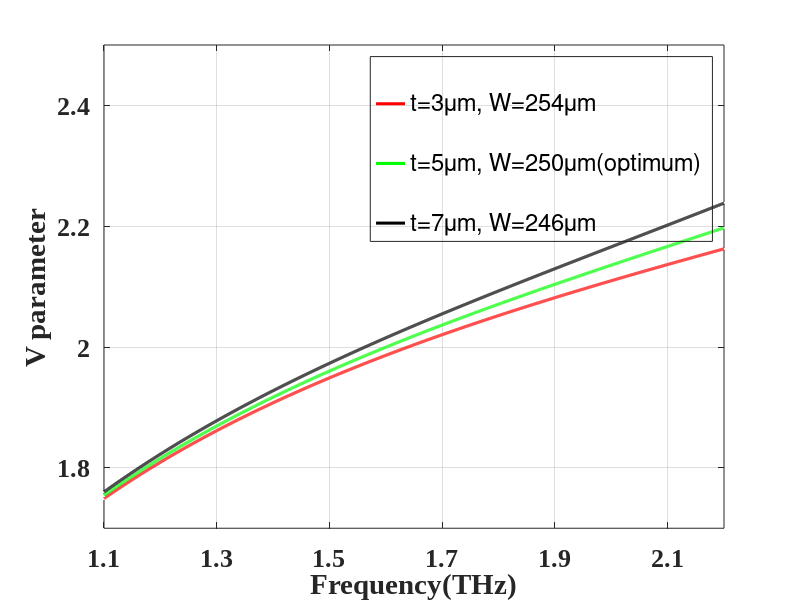

The MATLAB source for this figure:
%%%%%%%%%%%%%%%%%%%%%%%%%%%%%%t=3um_ethanol
start_5_lam1=[
    1.1
    1.2
    1.3
    1.4
    1.5
    1.6
    1.7
    1.8
    1.9
    2.0
    2.1
    2.2 
];

%FUNDAMENTAL MODE imaginary part
start_5_img=[
    1.749296860714151
    1.80928045136689         
    1.8615308218732196       
    1.9076654131122408       
    1.9489092788504827       
    1.9862364945863233       
    2.020410945251279        
    2.0520468976888107       
    2.0816862274393806       
    2.1097336756500535       
    2.136571996795472        
    2.162532066244818        
];

  x=1.1:0.0005:2.2;
  y=interp1(start_5_lam1,start_5_img,x,'spline');
plot(start_5_lam1,start_5_img,'.w',x,y,'red','LineWidth',2.2);
hold on


%%%%%%%%%%%%%%%%%%%%%%%%%%%%%%ethanol
start_6_lam1=[
    1.1
    1.2
    1.3
    1.4
    1.5
    1.6
    1.7
    1.8
    1.9
    2.0
    2.1
    2.2  
];

%FUNDAMENTAL MODE imaginary part
start_6_img=[
   1.7544135454991157
   1.815611508244452        
   1.8692792475995363       
   1.9170589056787866       
   1.960203250695345        
   1.9997180731832882       
   2.0364013626654636       
   2.0709035237775852       
   2.1038280171190142       
   2.1355599369789195       
   2.16658432548202         
   2.197257542289035        
];

  x=1.1:0.0005:2.2;
  y=interp1(start_6_lam1,start_6_img,x,'spline');
plot(start_6_lam1,start_6_img,'.w',x,y,'green','LineWidth',2.2);
hold on

%%%%%%%%%%%%%%%%%%%%%%%%%%%%%t=7um_ethanol
start_7_lam1=[
    1.1
    1.2
    1.3
    1.4
    1.5
    1.6
    1.7
    1.8
    1.9
    2.0
    2.1
    2.2 
];

%FUNDAMENTAL MODE imaginary part
start_7_img=[
   1.7600425504642148
   1.8226460251451118       
   1.8779694258893043       
   1.927685941068287        
   1.973082498609619        
   2.0152032548675796       
   2.0548866954413          
   2.092825137752236        
   2.1296503990553686       
   2.165847289727194        
   2.201888231148455        
   2.2381922510314287       
];
 
  x=1.1:0.0005:2.2;
  y=interp1(start_7_lam1,start_7_img,x,'spline');
plot(start_7_lam1,start_7_img,'.w',x,y,'black','LineWidth',2.2);



set(gca,'FontSize',12,'FontName','Times New Roman','fontweight','b','xtick',[1.1:0.2:2.2])
%set(gca,'FontSize',12,'FontName','Times New Roman','fontweight','b','ytick',[1.6:0.2:2.6])
xlabel('Frequency(THz)','FontSize',18);
ylabel('V parameter','FontSize',18);
ylim([1.7 2.5]);
xlim([1.1 2.2]);
set(gca,'FontSize',19); % size of tick marks on both axes
lgnd=legend(' ','t=3\mum, W=254\mum',' ','t=5\mum, W=250\mum(optimum)',' ','t=7\mum, W=246\mum');
set(lgnd,'color','none');
grid on